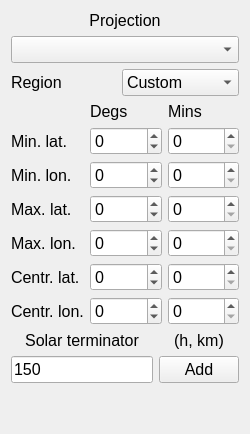
           <widget class="QWidget" name="tab_space">
            <property name="font">
             <font>
              <pointsize>12</pointsize>
             </font>
            </property>
            <attribute name="title">
             <string>Space</string>
            </attribute>
            <layout class="QVBoxLayout" name="verticalLayout_3">
             <item>
              <widget class="QLabel" name="label_projection">
               <property name="text">
                <string>Projection</string>
               </property>
               <property name="alignment">
                <set>Qt::AlignCenter</set>
               </property>
              </widget>
             </item>
             <item>
              <widget class="QComboBox" name="combo_projection"/>
             </item>
             <item>
              <layout class="QHBoxLayout" name="horizontalLayout_3">
               <item alignment="Qt::AlignLeft">
                <widget class="QLabel" name="label_region">
                 <property name="sizePolicy">
                  <sizepolicy hsizetype="Minimum" vsizetype="Preferred">
                   <horstretch>1</horstretch>
                   <verstretch>0</verstretch>
                  </sizepolicy>
                 </property>
                 <property name="minimumSize">
                  <size>
                   <width>0</width>
                   <height>0</height>
                  </size>
                 </property>
                 <property name="maximumSize">
                  <size>
                   <width>100</width>
                   <height>16777215</height>
                  </size>
                 </property>
                 <property name="text">
                  <string>Region</string>
                 </property>
                 <property name="alignment">
                  <set>Qt::AlignLeading|Qt::AlignLeft|Qt::AlignVCenter</set>
                 </property>
                </widget>
               </item>
               <item>
                <widget class="QComboBox" name="combo_region">
                 <property name="sizePolicy">
                  <sizepolicy hsizetype="Preferred" vsizetype="Fixed">
                   <horstretch>0</horstretch>
                   <verstretch>0</verstretch>
                  </sizepolicy>
                 </property>
                 <property name="maximumSize">
                  <size>
                   <width>136</width>
                   <height>16777215</height>
                  </size>
                 </property>
                 <property name="autoFillBackground">
                  <bool>true</bool>
                 </property>
                 <property name="currentIndex">
                  <number>0</number>
                 </property>
                 <item>
                  <property name="text">
                   <string>Custom</string>
                  </property>
                 </item>
                 <item>
                  <property name="text">
                   <string>Ukraine</string>
                  </property>
                 </item>
                 <item>
                  <property name="text">
                   <string>Europe</string>
                  </property>
                 </item>
                 <item>
                  <property name="text">
                   <string>USA</string>
                  </property>
                 </item>
                 <item>
                  <property name="text">
                   <string>South Africa</string>
                  </property>
                 </item>
                </widget>
               </item>
              </layout>
             </item>
             <item>
              <layout class="QGridLayout" name="gridLayout_2">
               <item row="3" column="1">
                <widget class="QSpinBox" name="spin_maxlat_degs">
                 <property name="minimum">
                  <number>-90</number>
                 </property>
                 <property name="maximum">
                  <number>90</number>
                 </property>
                </widget>
               </item>
               <item row="4" column="2">
                <widget class="QSpinBox" name="spin_maxlon_mins">
                 <property name="maximum">
                  <number>59</number>
                 </property>
                </widget>
               </item>
               <item row="0" column="1">
                <widget class="QLabel" name="label_space_degs">
                 <property name="text">
                  <string>Degs</string>
                 </property>
                </widget>
               </item>
               <item row="0" column="2">
                <widget class="QLabel" name="label_space_mins">
                 <property name="text">
                  <string>Mins</string>
                 </property>
                </widget>
               </item>
               <item row="4" column="0">
                <widget class="QLabel" name="label_maxlon">
                 <property name="text">
                  <string>Max. lon.</string>
                 </property>
                </widget>
               </item>
               <item row="2" column="0">
                <widget class="QLabel" name="label_minlon">
                 <property name="text">
                  <string>Min. lon.</string>
                 </property>
                </widget>
               </item>
               <item row="5" column="0">
                <widget class="QLabel" name="label_centrlat">
                 <property name="text">
                  <string>Centr. lat.</string>
                 </property>
                </widget>
               </item>
               <item row="1" column="2">
                <widget class="QSpinBox" name="spin_minlat_mins">
                 <property name="maximum">
                  <number>59</number>
                 </property>
                </widget>
               </item>
               <item row="1" column="1">
                <widget class="QSpinBox" name="spin_minlat_degs">
                 <property name="minimum">
                  <number>-90</number>
                 </property>
                 <property name="maximum">
                  <number>90</number>
                 </property>
                </widget>
               </item>
               <item row="4" column="1">
                <widget class="QSpinBox" name="spin_maxlon_degs">
                 <property name="minimum">
                  <number>-180</number>
                 </property>
                 <property name="maximum">
                  <number>180</number>
                 </property>
                </widget>
               </item>
               <item row="2" column="2">
                <widget class="QSpinBox" name="spin_minlon_mins">
                 <property name="maximum">
                  <number>59</number>
                 </property>
                </widget>
               </item>
               <item row="1" column="0">
                <widget class="QLabel" name="label_minlat">
                 <property name="text">
                  <string>Min. lat.</string>
                 </property>
                </widget>
               </item>
               <item row="3" column="2">
                <widget class="QSpinBox" name="spin_maxlat_mins">
                 <property name="maximum">
                  <number>59</number>
                 </property>
                </widget>
               </item>
               <item row="3" column="0">
                <widget class="QLabel" name="label_maxlat">
                 <property name="text">
                  <string>Max. lat.</string>
                 </property>
                </widget>
               </item>
               <item row="2" column="1">
                <widget class="QSpinBox" name="spin_minlon_degs">
                 <property name="minimum">
                  <number>-180</number>
                 </property>
                 <property name="maximum">
                  <number>180</number>
                 </property>
                </widget>
               </item>
               <item row="6" column="0">
                <widget class="QLabel" name="label_centrlon">
                 <property name="text">
                  <string>Centr. lon.</string>
                 </property>
                </widget>
               </item>
               <item row="5" column="1">
                <widget class="QSpinBox" name="spin_centrlat_degs">
                 <property name="minimum">
                  <number>-90</number>
                 </property>
                 <property name="maximum">
                  <number>90</number>
                 </property>
                </widget>
               </item>
               <item row="6" column="1">
                <widget class="QSpinBox" name="spin_centrlon_degs">
                 <property name="minimum">
                  <number>-180</number>
                 </property>
                 <property name="maximum">
                  <number>180</number>
                 </property>
                </widget>
               </item>
               <item row="5" column="2">
                <widget class="QSpinBox" name="spin_centrlat_mins">
                 <property name="maximum">
                  <number>59</number>
                 </property>
                </widget>
               </item>
               <item row="6" column="2">
                <widget class="QSpinBox" name="spin_centrlon_mins">
                 <property name="maximum">
                  <number>59</number>
                 </property>
                </widget>
               </item>
              </layout>
             </item>
             <item>
              <layout class="QGridLayout" name="gridLayout_12">
               <item row="0" column="3">
                <widget class="QLabel" name="label_2">
                 <property name="sizePolicy">
                  <sizepolicy hsizetype="Expanding" vsizetype="Preferred">
                   <horstretch>1</horstretch>
                   <verstretch>0</verstretch>
                  </sizepolicy>
                 </property>
                 <property name="text">
                  <string>(h, km)</string>
                 </property>
                 <property name="alignment">
                  <set>Qt::AlignCenter</set>
                 </property>
                </widget>
               </item>
               <item row="0" column="2">
                <widget class="QLabel" name="label">
                 <property name="sizePolicy">
                  <sizepolicy hsizetype="Minimum" vsizetype="Preferred">
                   <horstretch>0</horstretch>
                   <verstretch>0</verstretch>
                  </sizepolicy>
                 </property>
                 <property name="text">
                  <string>Solar terminator</string>
                 </property>
                 <property name="alignment">
                  <set>Qt::AlignCenter</set>
                 </property>
                </widget>
               </item>
               <item row="1" column="2">
                <widget class="QLineEdit" name="lineEdit">
                 <property name="sizePolicy">
                  <sizepolicy hsizetype="Minimum" vsizetype="Fixed">
                   <horstretch>0</horstretch>
                   <verstretch>0</verstretch>
                  </sizepolicy>
                 </property>
                 <property name="maximumSize">
                  <size>
                   <width>150</width>
                   <height>16777215</height>
                  </size>
                 </property>
                 <property name="text">
                  <string>150</string>
                 </property>
                </widget>
               </item>
               <item row="1" column="3">
                <widget class="QPushButton" name="pushButton">
                 <property name="sizePolicy">
                  <sizepolicy hsizetype="Minimum" vsizetype="Minimum">
                   <horstretch>0</horstretch>
                   <verstretch>0</verstretch>
                  </sizepolicy>
                 </property>
                 <property name="maximumSize">
                  <size>
                   <width>100</width>
                   <height>30</height>
                  </size>
                 </property>
                 <property name="text">
                  <string>Add</string>
                 </property>
                </widget>
               </item>
              </layout>
             </item>
             <item>
              <spacer name="verticalSpacer_5">
               <property name="orientation">
                <enum>Qt::Vertical</enum>
               </property>
               <property name="sizeHint" stdset="0">
                <size>
                 <width>20</width>
                 <height>40</height>
                </size>
               </property>
              </spacer>
             </item>
            </layout>
           </widget>
